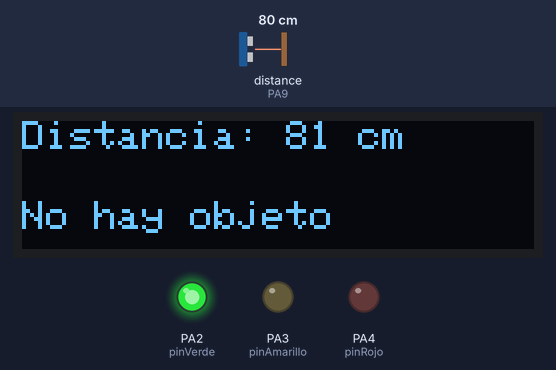
Simulated run of this sketch. Board: STM32 Blue Pill. Parts: 128×32 one-colour display, output pins drawn as LEDs (lit = HIGH). The inputs (shaded band) are chosen by the test bench; at power-on: distance to the obstacle (sensor on PA9) 80 cm. The echo pulse lasts 58.3 µs per cm; the display library's start-up logo is not drawn; what the sketch prints to the serial monitor is not drawn.

Above: at 2.2 s.
2.3 s: distance to the obstacle (sensor on PA9) set to 33 cm
At 3.5 s:
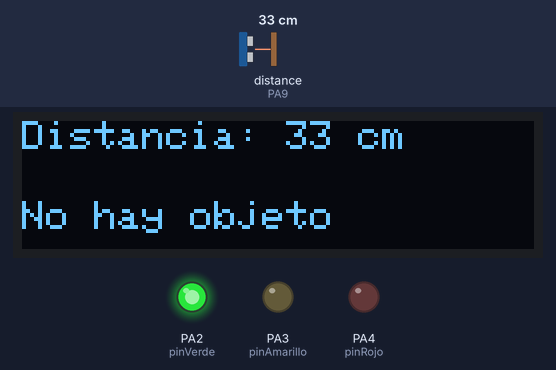
3.9 s: distance to the obstacle (sensor on PA9) set to 27 cm
At 5.3 s:
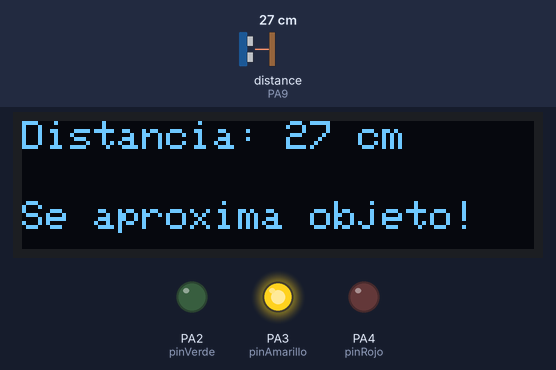
5.7 s: distance to the obstacle (sensor on PA9) set to 12 cm
At 7.1 s:
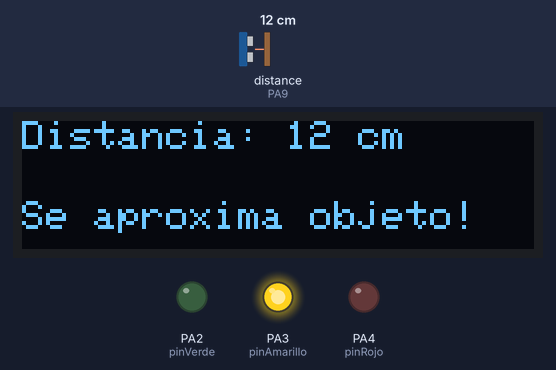
7.5 s: distance to the obstacle (sensor on PA9) set to 9 cm
At 8.8 s:
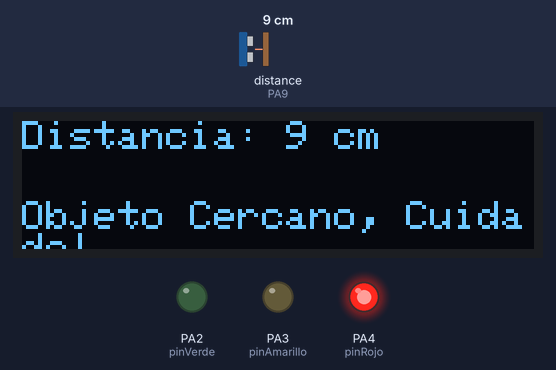
Timing chart, 0 to 10.4 s (numbered marks = the images above; inputs shaded):
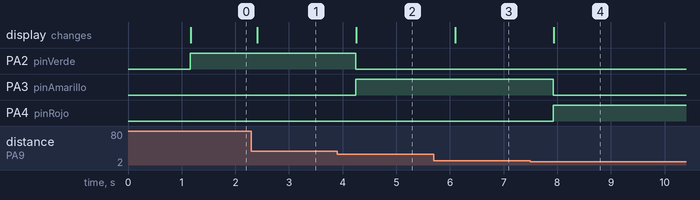

Measured:
- the behaviour switches between 30 and 29 cm on distance to the obstacle (sensor on PA9) (found by bisection; images 1 and 2)
- the behaviour switches between 11 and 10 cm on distance to the obstacle (sensor on PA9) (found by bisection; images 3 and 4)
- after the input at 2.3 s, the display: changes after 0.11 s (image 1)
- after the input at 3.9 s, PA2 (pinVerde): HIGH → LOW after 0.34 s; PA3 (pinAmarillo): LOW → HIGH after 0.34 s; the display: changes after 0.35 s (image 2)
- after the input at 5.7 s, the display: changes after 0.40 s (image 3)
- after the input at 7.5 s, PA3 (pinAmarillo): HIGH → LOW after 0.43 s; PA4 (pinRojo): LOW → HIGH after 0.43 s; the display: changes after 0.44 s (image 4)

The sketch:

sketch_oct10a.ino
```cpp
#include <NewPing.h>
#include <Wire.h>
#include <Adafruit_GFX.h>
#include <Adafruit_SSD1306.h>

#if defined(ESP8266)
  #define BUTTON_A  0
  #define BUTTON_B 16
  #define BUTTON_C  2
  #define WIRE Wire
#elif defined(ESP32)
  #define BUTTON_A 15
  #define BUTTON_B 32
  #define BUTTON_C 14
  #define WIRE Wire
#elif defined(ARDUINO_STM32_FEATHER)
  #define BUTTON_A PA15
  #define BUTTON_B PC7
  #define BUTTON_C PC5
  #define WIRE Wire
#elif defined(TEENSYDUINO)
  #define BUTTON_A  4
  #define BUTTON_B  3
  #define BUTTON_C  8
  #define WIRE Wire
#elif defined(ARDUINO_FEATHER52832)
  #define BUTTON_A 31
  #define BUTTON_B 30
  #define BUTTON_C 27
  #define WIRE Wire
#elif defined(ARDUINO_ADAFRUIT_FEATHER_RP2040)
  #define BUTTON_A  9
  #define BUTTON_B  8
  #define BUTTON_C  7
  #define WIRE Wire1
#else // 32u4, M0, M4, nrf52840 and 328p
  #define BUTTON_A  9
  #define BUTTON_B  6
  #define BUTTON_C  5
  #define WIRE Wire
#endif

Adafruit_SSD1306 display = Adafruit_SSD1306(128, 32, &WIRE);

#define TRIGGER_PIN 10 // Pin del trigger del sensor
#define ECHO_PIN 9    // Pin del echo del sensor
#define pinVerde 2
#define pinAmarillo 3
#define pinRojo 4

NewPing sonar(TRIGGER_PIN, ECHO_PIN);

void setup() {
  Serial.begin(9600);

  Serial.println("OLED FeatherWing test");
  // SSD1306_SWITCHCAPVCC = generate display voltage from 3.3V internally
  display.begin(SSD1306_SWITCHCAPVCC, 0x3C); // Address 0x3C for 128x32

  Serial.println("OLED begun");

  // Show image buffer on the display hardware.
  // Since the buffer is intialized with an Adafruit splashscreen
  // internally, this will display the splashscreen.
  display.display();
  delay(1000);

  // Clear the buffer.
  display.clearDisplay();
  display.display();

  Serial.println("IO test");

  display.setTextSize(1);
  display.setTextColor(SSD1306_WHITE);

  pinMode(pinRojo,OUTPUT);
  pinMode(pinVerde,OUTPUT);
  pinMode(pinAmarillo,OUTPUT);

}

void loop() {
  delay(100); // Puedes ajustar este valor según tus necesidades

  unsigned int distance = sonar.ping_cm();

  if (distance <= 10) {
    display.clearDisplay();
    display.setTextSize(1);
    display.setTextColor(SSD1306_WHITE);
    display.setCursor(0, 0);
    display.print("Distancia: ");
    display.print(distance);
    display.println(" cm");
    display.setCursor(0, 20); // Establece una nueva posición en el display
    display.println("Objeto Cercano, Cuidado!");
    digitalWrite(pinRojo,HIGH);
    digitalWrite(pinAmarillo,LOW);
    digitalWrite(pinVerde,LOW);
    display.display();
  } else if (distance >=11 && distance <= 29){
    display.clearDisplay();
    display.setTextSize(1);
    display.setTextColor(SSD1306_WHITE);
    display.setCursor(0, 0);
    display.print("Distancia: ");
    display.print(distance);
    display.println(" cm");
    display.setCursor(0, 20); // Establece una nueva posición en el display
    display.println("Se aproxima objeto!");
    digitalWrite(pinRojo,LOW);
    digitalWrite(pinAmarillo,HIGH);
    digitalWrite(pinVerde,LOW);
    display.display();
  } else if (distance >=30){
    display.clearDisplay();
    display.setTextSize(1);
    display.setTextColor(SSD1306_WHITE);
    display.setCursor(0, 0);
    display.print("Distancia: ");
    display.print(distance);
    display.println(" cm");
    display.setCursor(0, 20); // Establece una nueva posición en el display
    display.println("No hay objeto");
    digitalWrite(pinRojo,LOW);
    digitalWrite(pinAmarillo,LOW);
    digitalWrite(pinVerde,HIGH);
    display.display();
  }
  delay(500);
}
```
